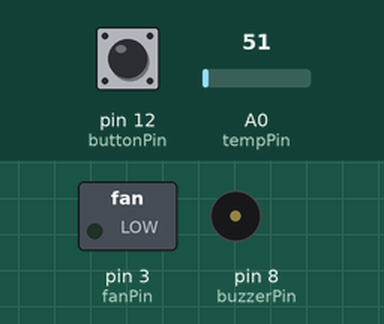
This sketch was run on a simulated Arduino Uno, built with avr-gcc and run on an emulated ATmega328P. Parts: switched loads named in the sketch (green lamp = pin HIGH), buzzer (waves = sounding). Inputs (shaded band) come from the test bench; at power-on: pin 12 (buttonPin) LOW, A0 (tempPin) = 51. What the sketch prints to the serial monitor is not drawn.

Above: at 2.8 s.
2.9 s: pin 12 (buttonPin) pulled HIGH for 2.35 s
At 4.4 s:
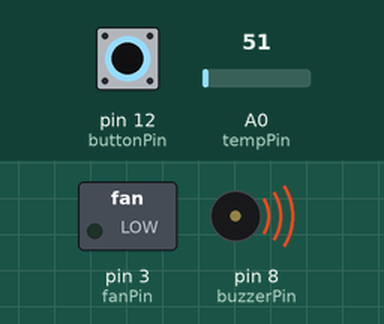
Timing chart, 0 to 6.0 s (numbered marks = the images above; inputs shaded):
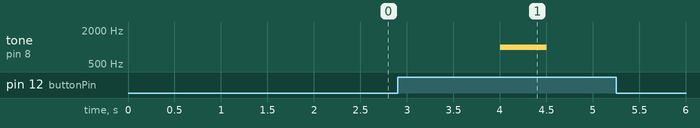

Measured:
- after the input at 2.9 s, tone on pin 8 (buzzerPin): silent → 1000 Hz after 1.1 s, → silent 0.50 s later

The sketch:

arduino_code.ino
```cpp
// pin numbers
int tempPin = 0;
int fanPin = 3;
int buzzerPin = 8;
int irReceiverPin = 10;
int buttonPin = 12;

int gameMode; // 0 is temperature sensor, 1 is memory game

#define temperatureSensor 0
#define memoryGame 1

int ON = LOW;
int OFF = HIGH;

float temperature;

void setup()
{
  // temperature setup
  pinMode(tempPin, INPUT);

  // fan setup
  pinMode(fanPin, OUTPUT);

  // buzzer setup
  pinMode(buzzerPin, OUTPUT);

  // button setup
  pinMode(buttonPin,INPUT);

  // output setup
  Serial.begin(9600);

  // gameMode setup
  int gameMode = 0; // start in temperature sensor mode
}

void loop()
{
  // check the current gameMode then run required code
  switch(gameMode)
  {
    case temperatureSensor:

      readTemp();
      break;

    case memoryGame:

      game();
      break;
  }
}

void readTemp()
{
  // read the voltage from the pin
  temperature = analogRead(tempPin);

  // convert to celsius
  temperature = (temperature/1024.0)*500;

  // print the temperature
  Serial.println(temperature);

  delay(2000);

  // check if the mode button has been pressed
  checkButton();
}

void game()
{
  // this is where we need to past in memory game logic
  // the logic to store the user scores will be handled by Python Flask
  // currently it just prints "playing game" to simulate
  Serial.println("Playing game");
  delay(2000);

  // check if the mode button has been pressed
  checkButton();
}

void checkButton()
{
  // store the state of the button (HIGH or LOW)
  int val = digitalRead(buttonPin);

  // if it has been pressed, enter loop
  if(val == HIGH)
  {
    // if gamemode = 0, new gamemode will = 1, vice versa
    gameMode = 1 - gameMode;

    // play the switch tone to let user know
    gameSwitchTone();
  }
}

void gameSwitchTone()
{
  // loop used to play the tone twice
  for(int i = 0; i <= 1; i++)
  {
    tone(buzzerPin, 1000);
    delay(250);
    noTone(buzzerPin);
  }
}
```
